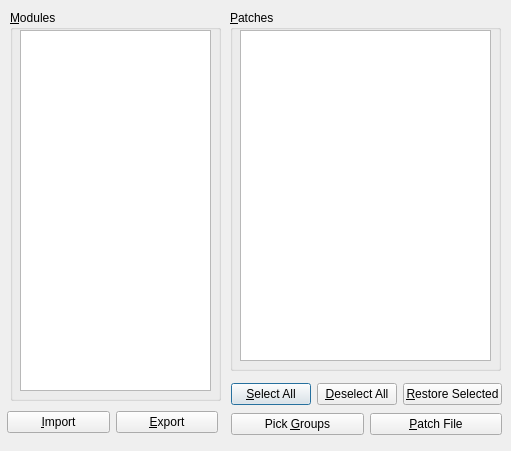
<?xml version="1.0" encoding="UTF-8"?>
<ui version="4.0">
 <class>PatchDialog</class>
 <widget class="QDialog" name="PatchDialog">
  <property name="geometry">
   <rect>
    <x>0</x>
    <y>0</y>
    <width>511</width>
    <height>451</height>
   </rect>
  </property>
  <property name="windowTitle">
   <string>Patches</string>
  </property>
  <property name="windowIcon">
   <iconset resource="../../resource.qrc">
    <normaloff>:/icons/images/patch.png</normaloff>:/icons/images/patch.png</iconset>
  </property>
  <widget class="QGroupBox" name="groupPatches">
   <property name="geometry">
    <rect>
     <x>230</x>
     <y>10</y>
     <width>271</width>
     <height>361</height>
    </rect>
   </property>
   <property name="title">
    <string>&amp;Patches</string>
   </property>
   <widget class="QListWidget" name="listPatches">
    <property name="geometry">
     <rect>
      <x>10</x>
      <y>20</y>
      <width>251</width>
      <height>331</height>
     </rect>
    </property>
    <property name="font">
     <font>
      <family>Courier New</family>
     </font>
    </property>
   </widget>
  </widget>
  <widget class="QGroupBox" name="groupModules">
   <property name="geometry">
    <rect>
     <x>10</x>
     <y>10</y>
     <width>211</width>
     <height>391</height>
    </rect>
   </property>
   <property name="title">
    <string>&amp;Modules</string>
   </property>
   <widget class="QListWidget" name="listModules">
    <property name="geometry">
     <rect>
      <x>10</x>
      <y>20</y>
      <width>191</width>
      <height>361</height>
     </rect>
    </property>
    <property name="font">
     <font>
      <family>Courier New</family>
     </font>
    </property>
   </widget>
  </widget>
  <widget class="QWidget" name="layoutWidget">
   <property name="geometry">
    <rect>
     <x>231</x>
     <y>381</y>
     <width>271</width>
     <height>58</height>
    </rect>
   </property>
   <layout class="QVBoxLayout" name="verticalLayout">
    <item>
     <layout class="QHBoxLayout" name="horizontalLayout">
      <item>
       <widget class="QPushButton" name="btnSelectAll">
        <property name="text">
         <string>&amp;Select All</string>
        </property>
       </widget>
      </item>
      <item>
       <widget class="QPushButton" name="btnDeselectAll">
        <property name="text">
         <string>&amp;Deselect All</string>
        </property>
       </widget>
      </item>
      <item>
       <widget class="QPushButton" name="btnRestoreSelected">
        <property name="text">
         <string>&amp;Restore Selected</string>
        </property>
       </widget>
      </item>
     </layout>
    </item>
    <item>
     <layout class="QHBoxLayout" name="horizontalLayout_2">
      <item>
       <widget class="QPushButton" name="btnPickGroups">
        <property name="enabled">
         <bool>true</bool>
        </property>
        <property name="text">
         <string>Pick &amp;Groups</string>
        </property>
       </widget>
      </item>
      <item>
       <widget class="QPushButton" name="btnPatchFile">
        <property name="enabled">
         <bool>true</bool>
        </property>
        <property name="text">
         <string>&amp;Patch File</string>
        </property>
       </widget>
      </item>
     </layout>
    </item>
   </layout>
  </widget>
  <widget class="QWidget" name="layoutWidget">
   <property name="geometry">
    <rect>
     <x>7</x>
     <y>410</y>
     <width>211</width>
     <height>25</height>
    </rect>
   </property>
   <layout class="QHBoxLayout" name="horizontalLayout_3">
    <item>
     <widget class="QPushButton" name="btnImport">
      <property name="text">
       <string>&amp;Import</string>
      </property>
     </widget>
    </item>
    <item>
     <widget class="QPushButton" name="btnExport">
      <property name="text">
       <string>&amp;Export</string>
      </property>
     </widget>
    </item>
   </layout>
  </widget>
 </widget>
 <tabstops>
  <tabstop>listModules</tabstop>
  <tabstop>btnImport</tabstop>
  <tabstop>btnExport</tabstop>
  <tabstop>listPatches</tabstop>
  <tabstop>btnSelectAll</tabstop>
  <tabstop>btnDeselectAll</tabstop>
  <tabstop>btnRestoreSelected</tabstop>
  <tabstop>btnPickGroups</tabstop>
  <tabstop>btnPatchFile</tabstop>
 </tabstops>
 <resources>
  <include location="../../resource.qrc"/>
 </resources>
 <connections/>
</ui>
